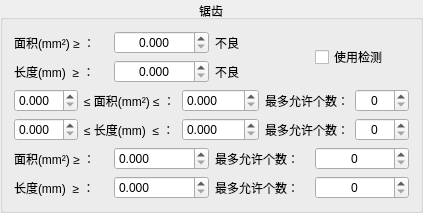
          <widget class="QGroupBox" name="groupBox_12">
           <property name="title">
            <string>锯齿</string>
           </property>
           <property name="alignment">
            <set>Qt::AlignCenter</set>
           </property>
           <layout class="QVBoxLayout" name="verticalLayout_12">
            <item>
             <layout class="QGridLayout" name="gridLayout_37">
              <item row="0" column="0">
               <widget class="QLabel" name="label_126">
                <property name="text">
                 <string>面积(mm²) ≥ ：</string>
                </property>
               </widget>
              </item>
              <item row="0" column="1">
               <widget class="QDoubleSpinBox" name="SawEgdge_area_max">
                <property name="alignment">
                 <set>Qt::AlignCenter</set>
                </property>
                <property name="decimals">
                 <number>3</number>
                </property>
                <property name="maximum">
                 <double>9999.000000000000000</double>
                </property>
               </widget>
              </item>
              <item row="0" column="2">
               <widget class="QLabel" name="label_127">
                <property name="text">
                 <string>不良</string>
                </property>
               </widget>
              </item>
              <item row="1" column="0">
               <widget class="QLabel" name="label_128">
                <property name="text">
                 <string>长度(mm)  ≥ ：</string>
                </property>
               </widget>
              </item>
              <item row="1" column="1">
               <widget class="QDoubleSpinBox" name="SawEgdge_len_max">
                <property name="alignment">
                 <set>Qt::AlignCenter</set>
                </property>
                <property name="decimals">
                 <number>3</number>
                </property>
                <property name="maximum">
                 <double>9999.000000000000000</double>
                </property>
               </widget>
              </item>
              <item row="1" column="2">
               <widget class="QLabel" name="label_129">
                <property name="text">
                 <string>不良</string>
                </property>
               </widget>
              </item>
              <item row="0" column="3" rowspan="2">
               <widget class="QCheckBox" name="SawEgdge_enable">
                <property name="text">
                 <string>使用检测</string>
                </property>
               </widget>
              </item>
             </layout>
            </item>
            <item>
             <layout class="QGridLayout" name="gridLayout_38">
              <item row="0" column="0">
               <widget class="QDoubleSpinBox" name="SawEgdge_ch_area_min">
                <property name="decimals">
                 <number>3</number>
                </property>
               </widget>
              </item>
              <item row="0" column="1">
               <widget class="QLabel" name="label_130">
                <property name="text">
                 <string>≤ 面积(mm²) ≤ ：</string>
                </property>
               </widget>
              </item>
              <item row="0" column="2">
               <widget class="QDoubleSpinBox" name="SawEgdge_ch_area_max">
                <property name="decimals">
                 <number>3</number>
                </property>
                <property name="maximum">
                 <double>9999.000000000000000</double>
                </property>
               </widget>
              </item>
              <item row="0" column="3">
               <widget class="QLabel" name="label_131">
                <property name="text">
                 <string>最多允许个数：</string>
                </property>
               </widget>
              </item>
              <item row="0" column="4">
               <widget class="QSpinBox" name="SawEgdge_ch_area_number">
                <property name="alignment">
                 <set>Qt::AlignCenter</set>
                </property>
                <property name="maximum">
                 <number>9999</number>
                </property>
               </widget>
              </item>
              <item row="1" column="0">
               <widget class="QDoubleSpinBox" name="SawEgdge_ch_len_min">
                <property name="decimals">
                 <number>3</number>
                </property>
               </widget>
              </item>
              <item row="1" column="1">
               <widget class="QLabel" name="label_132">
                <property name="text">
                 <string>≤ 长度(mm)  ≤ ：</string>
                </property>
               </widget>
              </item>
              <item row="1" column="2">
               <widget class="QDoubleSpinBox" name="SawEgdge_ch_len_max">
                <property name="decimals">
                 <number>3</number>
                </property>
                <property name="maximum">
                 <double>9999.000000000000000</double>
                </property>
               </widget>
              </item>
              <item row="1" column="3">
               <widget class="QLabel" name="label_133">
                <property name="text">
                 <string>最多允许个数：</string>
                </property>
               </widget>
              </item>
              <item row="1" column="4">
               <widget class="QSpinBox" name="SawEgdge_ch_len_number">
                <property name="alignment">
                 <set>Qt::AlignCenter</set>
                </property>
                <property name="maximum">
                 <number>9999</number>
                </property>
               </widget>
              </item>
             </layout>
            </item>
            <item>
             <layout class="QGridLayout" name="gridLayout_39">
              <item row="0" column="0">
               <widget class="QLabel" name="label_134">
                <property name="text">
                 <string>面积(mm²) ≥ ：</string>
                </property>
               </widget>
              </item>
              <item row="0" column="1">
               <widget class="QDoubleSpinBox" name="SawEgdge_ch_sec_area_max">
                <property name="decimals">
                 <number>3</number>
                </property>
                <property name="maximum">
                 <double>9999.000000000000000</double>
                </property>
               </widget>
              </item>
              <item row="0" column="2">
               <widget class="QLabel" name="label_135">
                <property name="text">
                 <string>最多允许个数：</string>
                </property>
               </widget>
              </item>
              <item row="0" column="3">
               <widget class="QSpinBox" name="SawEgdge_ch_sec_area_number">
                <property name="alignment">
                 <set>Qt::AlignCenter</set>
                </property>
                <property name="maximum">
                 <number>9999</number>
                </property>
               </widget>
              </item>
              <item row="1" column="0">
               <widget class="QLabel" name="label_136">
                <property name="text">
                 <string>长度(mm)  ≥ ：</string>
                </property>
               </widget>
              </item>
              <item row="1" column="1">
               <widget class="QDoubleSpinBox" name="SawEgdge_ch_sec_len_max">
                <property name="decimals">
                 <number>3</number>
                </property>
                <property name="maximum">
                 <double>9999.000000000000000</double>
                </property>
               </widget>
              </item>
              <item row="1" column="2">
               <widget class="QLabel" name="label_137">
                <property name="text">
                 <string>最多允许个数：</string>
                </property>
               </widget>
              </item>
              <item row="1" column="3">
               <widget class="QSpinBox" name="SawEgdge_ch_sec_len_number">
                <property name="alignment">
                 <set>Qt::AlignCenter</set>
                </property>
                <property name="maximum">
                 <number>9999</number>
                </property>
               </widget>
              </item>
             </layout>
            </item>
           </layout>
          </widget>
